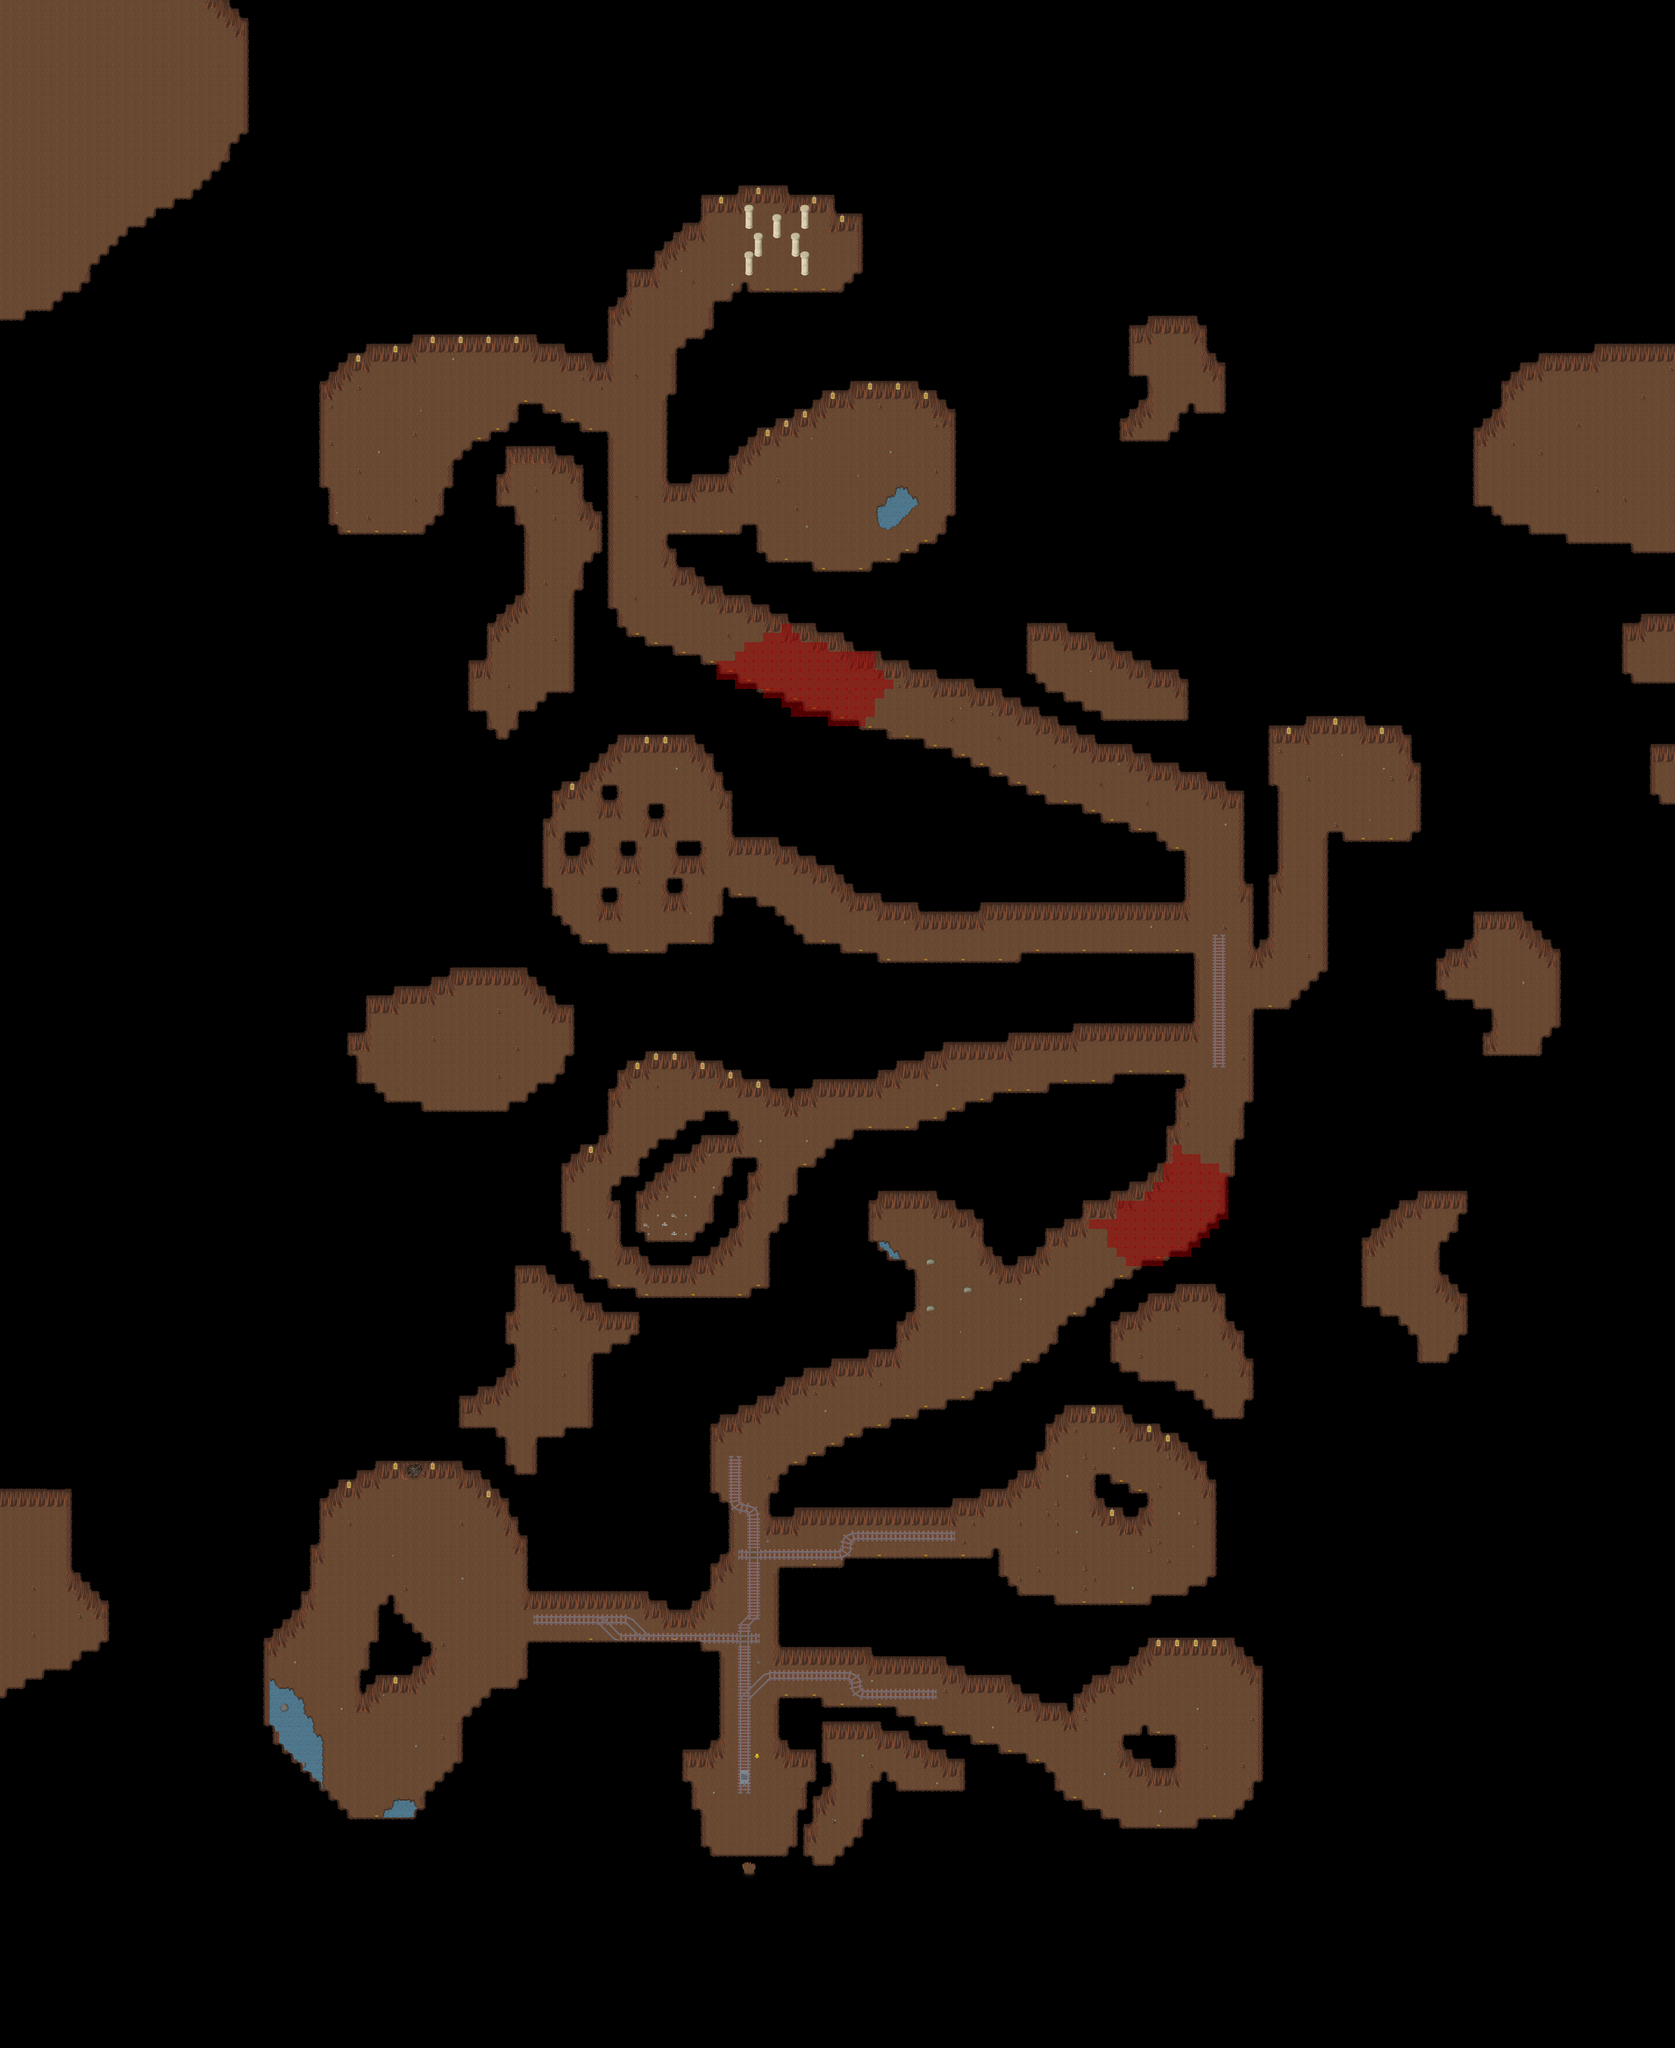

This game map was drawn from its Tiled (.tmx) file and the tilesets committed beside it. A one-line description and the trimmed map source follow:
An orthogonal 180x220 tile map with 32x32 px tiles, 6 tile layers (Ground, Ground 2, Overlay, Fringe, ...), 1 hidden layer not drawn, 10 tilesets and 21 objects (16x spawn, 4x fixme, warp).

<map version="1.8" tiledversion="1.8.0" orientation="orthogonal" renderorder="right-down" width="180" height="220" tilewidth="32" tileheight="32" infinite="0" nextlayerid="58" nextobjectid="25">
 <properties>
  <property name="author" value="Jesusalva, Saulc, DangerDuck" />
  <property name="background0image" value="graphics/images/spit23loginwallpaper_800x600.png" />
  <property name="license" value="GPL v2+, CC BY SA 3.0+" />
  <property name="manaplus version" value="2" />
  <property name="minimap" value="graphics/minimaps/018-6-1.png" />
  <property name="music" value="Ruins.ogg" />
  <property name="name" value="Elenium Mines" />
 </properties>
 <tileset firstgid="1" name="UkarColumns" tilewidth="32" tileheight="32" tilecount="24" columns="6">
  <image source="../graphics/tilesets/ukarColumns.png" width="192" height="128" />
 </tileset>
 <tileset firstgid="25" name="ukarWalls" tilewidth="32" tileheight="32" tilecount="256" columns="16">
  <image source="../graphics/tilesets/ukarWalls.png" width="512" height="512" />
 </tileset>
 <tileset firstgid="281" name="ukarWalls2" tilewidth="32" tileheight="32" tilecount="256" columns="16">
  <image source="../graphics/tilesets/ukarWalls2.png" width="512" height="512" />
 </tileset>
 <tileset firstgid="537" name="footprints" tilewidth="32" tileheight="32" tilecount="9" columns="3">
  <image source="../graphics/tilesets/footprints.png" width="96" height="96" />
 </tileset>
 <tileset firstgid="546" name="rails_x2" tilewidth="32" tileheight="64" tilecount="16" columns="16">
  <image source="../graphics/tilesets/rails_x2.png" width="512" height="64" />
 </tileset>
 <tileset firstgid="562" name="rails" tilewidth="32" tileheight="32" tilecount="168" columns="12">
  <image source="../graphics/tilesets/rails.png" width="384" height="448" />
 </tileset>
 <tileset firstgid="730" name="ruins" tilewidth="32" tileheight="64" tilecount="40" columns="10">
  <image source="../graphics/tilesets/ruins.png" width="320" height="256" />
 </tileset>
 <tileset firstgid="770" name="collision" tilewidth="32" tileheight="32" tilecount="9" columns="3">
  <image source="../graphics/tilesets/collision.png" width="96" height="96" />
 </tileset>
 <tileset firstgid="779" name="cave" tilewidth="32" tileheight="32" tilecount="128" columns="16">
  <image source="../graphics/tilesets/cave.png" width="512" height="256" />
 </tileset>
 <tileset firstgid="907" name="cave_x2" tilewidth="32" tileheight="64" tilecount="16" columns="16">
  <image source="../graphics/tilesets/cave_x2.png" width="512" height="64" />
 </tileset>
 <layer id="32" name="Ground" width="180" height="220">
  <data>[39600 cells, 39600 non-empty, 48 distinct tile ids]</data>
 </layer>
 <layer id="53" name="Ground 2" width="180" height="220">
  <data>[39600 cells, 365 non-empty, 81 distinct tile ids]</data>
 </layer>
 <layer id="54" name="Overlay" width="180" height="220">
  <properties>
   <property name="Mask" value="2" />
  </properties>
  <data>[39600 cells, 11 non-empty, 3 distinct tile ids]</data>
 </layer>
 <layer id="33" name="Fringe" width="180" height="220">
  <data>[39600 cells, 56 non-empty, 8 distinct tile ids]</data>
 </layer>
 <layer id="34" name="Over" width="180" height="220">
  <data>[39600 cells, 1770 non-empty, 20 distinct tile ids]</data>
 </layer>
 <layer id="35" name="Collision" width="180" height="220" visible="0">
  <data>[39600 cells, 34578 non-empty, 2 distinct tile ids]</data>
 </layer>
 <layer id="36" name="Heights" width="180" height="220">
  <data>[39600 cells, 222 non-empty, 1 distinct tile ids]</data>
 </layer>
 <objectgroup id="7" name="Objects">
  <object id="1" name="Margin" type="fixme" x="1" y="0" width="5087" height="640" />
  <object id="2" name="Margin" type="fixme" x="704" y="6400" width="5056" height="640" />
  <object id="4" name="Margin" type="fixme" x="4800" y="-32" width="960" height="6368" />
  <object id="5" name="Margin" type="fixme" x="0" y="800" width="960" height="6272" />
  <object id="22" name="To LoF" type="warp" x="2560" y="6400" width="32" height="32">
   <properties>
    <property name="dest_map" value="017-1" />
    <property name="dest_x" value="32" />
    <property name="dest_y" value="45" />
   </properties>
  </object>
 </objectgroup>
 <objectgroup color="#ff5500" id="56" name="Elenium" visible="0">
  <object id="6" name="Big Elenium Bif" type="spawn" x="1056" y="1312" width="512" height="544">
   <properties>
    <property name="death" value="45000" />
    <property name="max_beings" value="5" />
    <property name="monster_id" value="1228" />
    <property name="spawn" value="450000" />
   </properties>
  </object>
  <object id="7" name="Big Elenium Bif" type="spawn" x="2816" y="1376" width="512" height="544">
   <properties>
    <property name="death" value="45000" />
    <property name="max_beings" value="5" />
    <property name="monster_id" value="1228" />
    <property name="spawn" value="450000" />
   </properties>
  </object>
  <object id="8" name="Medium Elenium Bif" type="spawn" x="4448" y="2496" width="448" height="352">
   <properties>
    <property name="death" value="45000" />
    <property name="max_beings" value="5" />
    <property name="monster_id" value="1227" />
    <property name="spawn" value="400000" />
   </properties>
  </object>
  <object id="9" name="Medium Elenium Bif" type="spawn" x="1792" y="2592" width="448" height="352">
   <properties>
    <property name="death" value="45000" />
    <property name="max_beings" value="5" />
    <property name="monster_id" value="1227" />
    <property name="spawn" value="400000" />
   </properties>
  </object>
  <object id="10" name="Medium Elenium Bif" type="spawn" x="1888" y="4000" width="448" height="352">
   <properties>
    <property name="death" value="45000" />
    <property name="max_beings" value="5" />
    <property name="monster_id" value="1227" />
    <property name="spawn" value="400000" />
   </properties>
  </object>
  <object id="11" name="Small Elenium Bif" type="spawn" x="3808" y="4896" width="448" height="352">
   <properties>
    <property name="death" value="45000" />
    <property name="max_beings" value="4" />
    <property name="monster_id" value="1226" />
    <property name="spawn" value="300000" />
   </properties>
  </object>
  <object id="12" name="Small Elenium Bif" type="spawn" x="3936" y="5696" width="448" height="352">
   <properties>
    <property name="death" value="45000" />
    <property name="max_beings" value="4" />
    <property name="monster_id" value="1226" />
    <property name="spawn" value="300000" />
   </properties>
  </object>
  <object id="13" name="Small Elenium Bif" type="spawn" x="928" y="5632" width="384" height="384">
   <properties>
    <property name="death" value="45000" />
    <property name="max_beings" value="4" />
    <property name="monster_id" value="1226" />
    <property name="spawn" value="300000" />
   </properties>
  </object>
 </objectgroup>
 <objectgroup color="#ff0000" id="57" name="Spawn" visible="0">
  <object id="15" name="Black Slime" type="spawn" x="832" y="4704" width="3488" height="1632">
   <properties>
    <property name="death" value="15000" />
    <property name="max_beings" value="16" />
    <property name="monster_id" value="1178" />
    <property name="spawn" value="30000" />
   </properties>
  </object>
  <object id="16" name="Dark Lizard" type="spawn" x="1120" y="4544" width="3488" height="1632">
   <properties>
    <property name="death" value="15000" />
    <property name="max_beings" value="8" />
    <property name="monster_id" value="1051" />
    <property name="spawn" value="30000" />
   </properties>
  </object>
  </objectgroup>
</map>
<!-- 6 of 21 objects omitted -->
